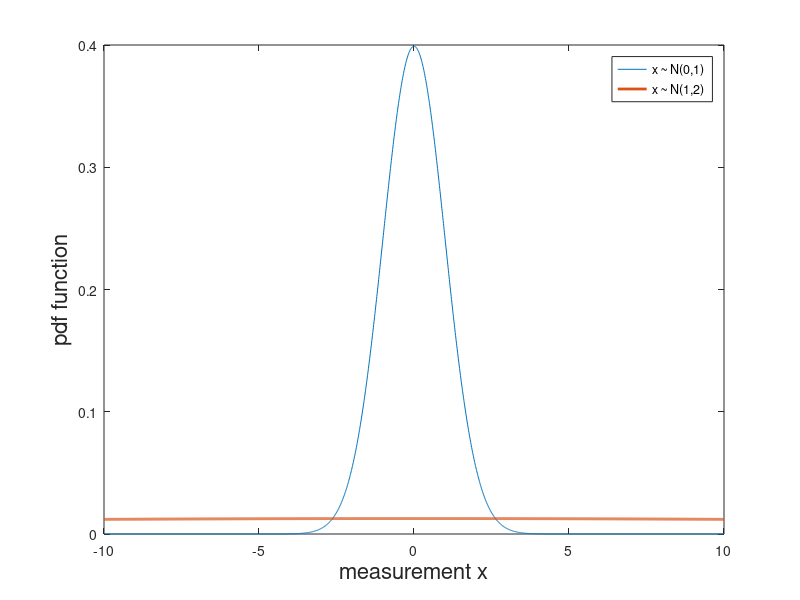
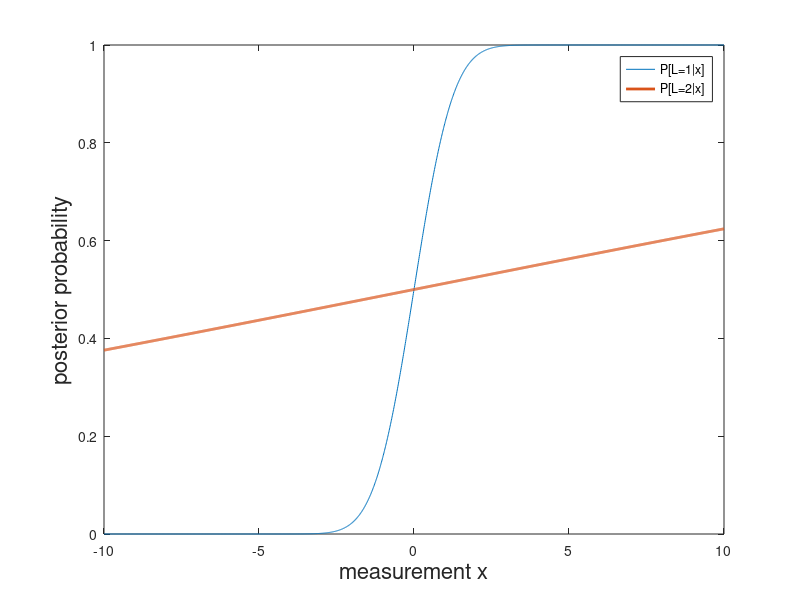

Reproduce these figures in MATLAB, in order.
%%define the parameters
mu1 = 0;
sigma1 = 1;
mu2 = 0;
sigma2 = sqrt(1000);

%%%make the pdf
pdf1 = makedist('Normal','mu',mu1,'sigma',sigma1);
pdf2 = makedist('Normal','mu',mu2,'sigma',sigma2);

x = -10:0.01:10;
pdf1_normal = pdf(pdf1,x);
pdf2_normal = pdf(pdf2,x);
plot(x,pdf1_normal,x,pdf2_normal,'LineWidth',2)
xlabel('measurement x','FontSize',16) 
ylabel('pdf function','FontSize',16) 
legend({'x ~ N(0,1)','x ~ N(1,2)'},'Location','northeast')

proba1 = normcdf(x,mu1,sigma1);
proba2 = normcdf(x,mu2,sigma2);

figure(2)
plot(x,proba1,x,proba2,'LineWidth',2)
xlabel('measurement x','FontSize',16) 
ylabel('posterior probability','FontSize',16) 
legend({'P[L=1|x]','P[L=2|x]'},'Location','northeast')

